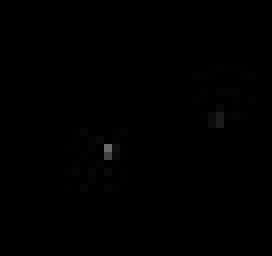
#> input picture star.jpg, 34 x 32 px (shown 8 times larger)
$ python Thresholding.py
#> lines starting #> are read from the running program, lines starting #| are printed output that depends on the picture
import cv2 as cv
import numpy as np
from matplotlib import pyplot as plt


image = cv.imread("star.jpg", 0)
#> image is the input picture: shape (32, 34); min 0, max 105, mean 0.4
median = cv.medianBlur(image, 3)
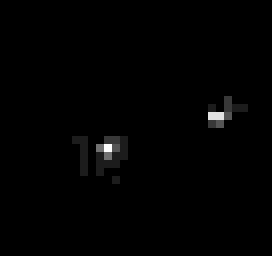
#> median: shape (32, 34) (shown 8 times larger); min 0, max 9, mean 0.0653; drawn with min black and max white
#plt.hist(image.flat, bins=100, range=(0, 255))
#plt.show()
ret, th = cv.threshold(median, 120, 255, cv.THRESH_TOZERO)
#> th: shape (32, 34); every value is 0
cv.imshow("IMAGE", image)
cv.imshow("DenoisedImage", median)
cv.imshow("ThresholdedImage", th)
cv.waitKey(0)
cv.destroyAllWindows()
